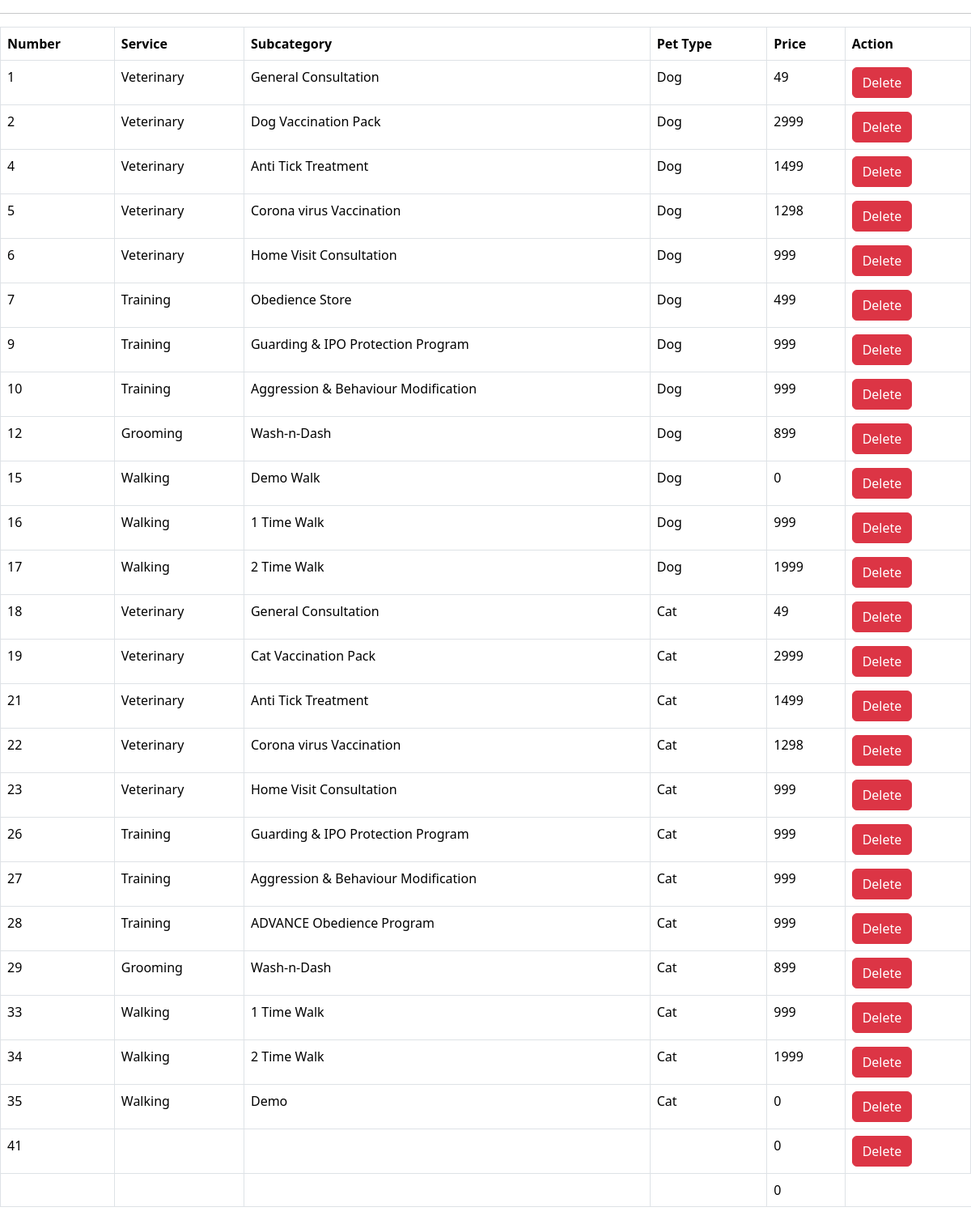
/services.php, run on the app's committed database.
### tables this page shows
CREATE TABLE `services` (
  `ServiceID` int(11) NOT NULL,
  `PetType` text DEFAULT NULL,
  `Service` text NOT NULL,
  `Type` text NOT NULL,
  `Amount` int(11) NOT NULL,
  `Rating` int(11) NOT NULL,
  `Info` varchar(1000) NOT NULL,
  `Image` blob NOT NULL,
  `Image_type` varchar(255) NOT NULL
);

### services.php (the view, shortened to what this page needs)
<!DOCTYPE html>
<html lang="en">
<head>
    <link href="https://cdn.jsdelivr.net/npm/bootstrap@5.3.2/dist/css/bootstrap.min.css" rel="stylesheet">
    <link rel="stylesheet" href="https://cdn.jsdelivr.net/npm/bootstrap-icons@1.3.0/font/bootstrap-icons.css">
    <link rel="stylesheet" href="admin.css">
</head>
<body>
<?php
$servername = "localhost";
$username = "root";
$password = "";
$dbname = "pets_care";
$conn = new mysqli($servername, $username, $password, $dbname);
$sql = "SELECT * FROM services";
$result = $conn->query($sql);
?>
<hr>
<table class="table table-bordered">
    <thead>
        <tr>
            <th>Number</th>
            <th>Service</th>
            <th>Subcategory</th>
            <th>Pet Type</th>
            <th>Price</th>
            <th>Action</th>
        </tr>
    </thead>
    <tbody>
        <?php
        $currentCategory = "";
        $currentSubcategory = "";
        if ($result->num_rows > 0) {
            while ($row = $result->fetch_assoc()) {
                if ($currentCategory != $row["Service"] || $currentSubcategory != $row["Type"]) {
                    $currentCategory = $row["Service"];
                    $currentSubcategory = $row["Type"];
                    echo "<tr>";
                    echo "<td>{$row["ServiceID"]}</td>";
                    echo "<td>$currentCategory</td>";
                    echo "<td>$currentSubcategory</td>";
                    echo "<td>{$row["PetType"]}</td>";
                    echo "<td>{$row["Amount"]}</td>";
                    echo "<td>";
                    echo "<form method='POST' action='deleteService.php'>";
                    echo "<button type='submit' class='btn btn-danger'>Delete</button>";
                    echo "</form>";
                    echo "</td>";
                    echo "</tr>";
                } else {
                    echo "<tr>";
                    echo "<td></td>";
                    echo "<td></td>";
                    echo "<td>{$row["PetType"]}</td>";
                    echo "<td>{$row["Service"]}</td>";
                    echo "<td>{$row["Amount"]}</td>";
                    echo "</tr>";
                }
            }
        } else {
            echo "<tr><td colspan='6'>No services found</td></tr>";
        }
        ?>
    </tbody>
</table>
    </body>
</html>

### data on the page
services: ServiceID "1", Service "Veterinary", Type "General Consultation", PetType "Dog", Amount "49"
services: ServiceID "2", Service "Veterinary", Type "Dog Vaccination Pack", PetType "Dog", Amount "2999"
services: ServiceID "4", Service "Veterinary", Type "Anti Tick Treatment", PetType "Dog", Amount "1499"
services: ServiceID "5", Service "Veterinary", Type "Corona virus Vaccination", PetType "Dog", Amount "1298"
services: ServiceID "6", Service "Veterinary", Type "Home Visit Consultation", PetType "Dog", Amount "999"
services: ServiceID "7", Service "Training", Type "Obedience Store", PetType "Dog", Amount "499"
services: ServiceID "9", Service "Training", Type "Guarding & IPO Protection Program", PetType "Dog", Amount "999"
services: ServiceID "10", Service "Training", Type "Aggression & Behaviour Modification", PetType "Dog", Amount "999"
services: ServiceID "12", Service "Grooming", Type "Wash-n-Dash", PetType "Dog", Amount "899"
services: ServiceID "15", Service "Walking", Type "Demo Walk", PetType "Dog", Amount "0"
services: ServiceID "16", Service "Walking", Type "1 Time Walk", PetType "Dog", Amount "999"
services: ServiceID "17", Service "Walking", Type "2 Time Walk", PetType "Dog", Amount "1999"
services: ServiceID "18", Service "Veterinary", Type "General Consultation", PetType "Cat", Amount "49"
services: ServiceID "19", Service "Veterinary", Type "Cat Vaccination Pack", PetType "Cat", Amount "2999"
services: ServiceID "21", Service "Veterinary", Type "Anti Tick Treatment", PetType "Cat", Amount "1499"
services: ServiceID "22", Service "Veterinary", Type "Corona virus Vaccination", PetType "Cat", Amount "1298"
services: ServiceID "23", Service "Veterinary", Type "Home Visit Consultation", PetType "Cat", Amount "999"
services: ServiceID "26", Service "Training", Type "Guarding & IPO Protection Program", PetType "Cat", Amount "999"
services: ServiceID "27", Service "Training", Type "Aggression & Behaviour Modification", PetType "Cat", Amount "999"
services: ServiceID "28", Service "Training", Type "ADVANCE Obedience Program", PetType "Cat", Amount "999"
services: ServiceID "29", Service "Grooming", Type "Wash-n-Dash", PetType "Cat", Amount "899"
services: ServiceID "33", Service "Walking", Type "1 Time Walk", PetType "Cat", Amount "999"
services: ServiceID "34", Service "Walking", Type "2 Time Walk", PetType "Cat", Amount "1999"
services: ServiceID "35", Service "Walking", Type "Demo", PetType "Cat", Amount "0"
services: ServiceID "41", Amount "0"
services: Amount "0"
